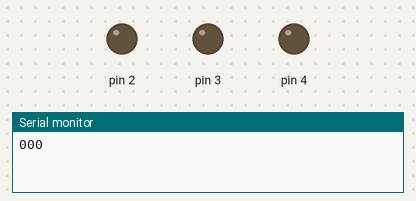
Simulated run of this sketch. Board: Arduino Uno, built with avr-gcc and run on an emulated ATmega328P. On the bench: output pins drawn as LEDs (lit = HIGH), the last lines printed to the serial monitor.

Above: at 0.2 s.
At 1.2 s:
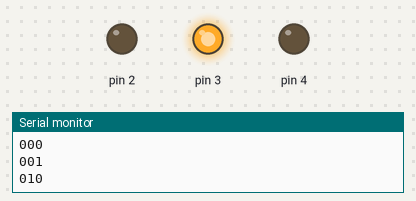
At 1.7 s:
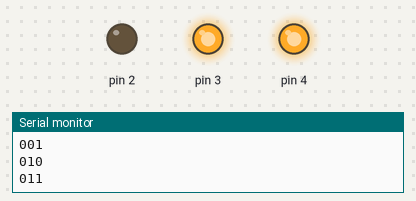
At 2.2 s:
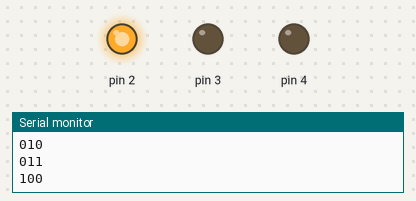
At 3.2 s:
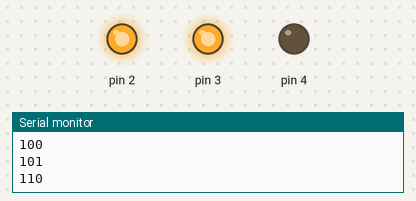
At 4.7 s:
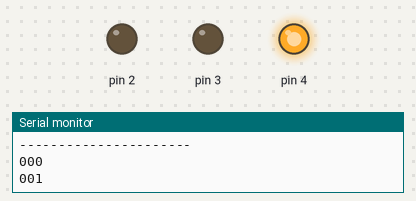
Timing chart, 0 to 5.2 s (numbered marks = the images above):
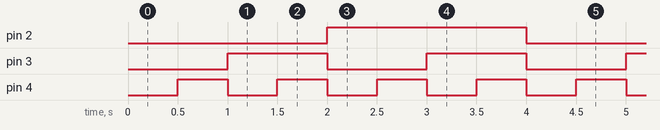

The sketch:

3_led_blinking_in_for_loop.ino
```cpp
/*programm: leds get blink in an order as serial lighting serup*/

void setup() {
  //configuration of pins in arduino
pinMode(2,OUTPUT);
pinMode(3,OUTPUT);
pinMode(4,OUTPUT);
Serial.begin(9600);//serial monitor begins
}

void loop() {
   for(int i=0;i<2;i++)
  {
    for(int j=0;j<2;j++)
    {
       for(int m=0;m<2;m++)
       {
      digitalWrite(2,i);

      digitalWrite(3,j);

      digitalWrite(4,m);
      //prints which light has turned on
       Serial.print(i);
       Serial.print(j);
       Serial.println(m);
      delay(500);
    }
  }
}
Serial.println("----------------------");
}
```

Measured:
- by itself, pin 2: alternates HIGH for 2.0 s and LOW for 2.0 s
- by itself, pin 3: alternates HIGH for 1.0 s and LOW for 1.0 s
- by itself, pin 4: alternates HIGH for 0.50 s and LOW for 0.50 s
